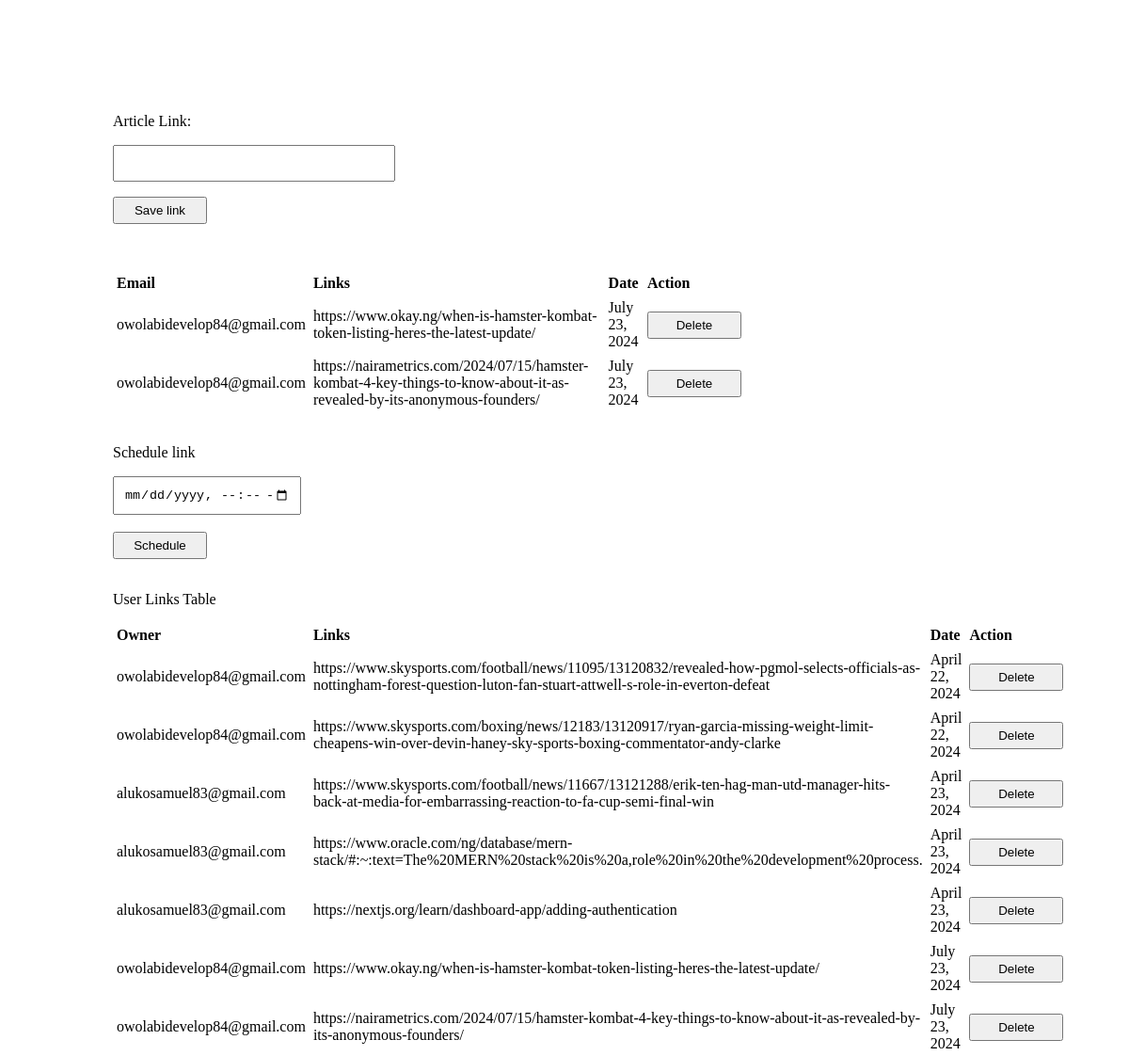
Page /app/ (signed in) on the committed database.
### porter/models.py (models this page shows, shortened)
class User(AbstractBaseUser,PermissionsMixin):
    first_name = models.CharField(max_length=255)
    last_name = models.CharField(max_length=255)
    email = models.EmailField(
        verbose_name="email address",
        max_length=255,
        unique=True,
    )
    is_active = models.BooleanField(default=True)
    is_admin = models.BooleanField(default=False)
    objects = UserManager()
    USERNAME_FIELD = "email"
    def __str__(self):
        return self.email

class Articles(models.Model):
    owner = models.ForeignKey(settings.AUTH_USER_MODEL,on_delete=models.CASCADE)
    Article_links = models.URLField(verbose_name="Article Links")
    date_added = models.DateField(auto_now_add=True)

class UserLinks(models.Model):
    owner = models.ForeignKey(settings.AUTH_USER_MODEL,on_delete=models.CASCADE)
    links = models.URLField()
    date_added = models.DateField(auto_now_add=True)

### porter/views.py (the view)
# urls.py: path("",index,name="index"),
@login_required
def index(request):
    content_articles = Articles.objects.all()
    if request.method =="POST":
        form = ArticlesForm(request.POST)
        if form.is_valid():
            link = form.save(commit=False)
            link.owner = request.user
            UserLinks.objects.create(owner=request.user,links=form.cleaned_data['Article_links'])
            link.save()
            return HttpResponseRedirect("/app/")
    else:
        form = ArticlesForm()
        content_articles = Articles.objects.all()
        userLinkTable =   UserLinks.objects.all()
    return render(request,"index.html",{"form":form,"articles":content_articles,"userLinkTable":userLinkTable})

### porter/forms.py
class ArticlesForm(forms.ModelForm):
    class Meta:
        model = Articles
        fields = ("Article_links",)

### porter/templates/index.html (shortened to what this page needs)
{% load static %}
<!DOCTYPE html>
<html lang="en">
<head>
    <link rel="stylesheet" href=" {% static 'porter/main.css' %}">
</head>
<body>
    <div class="articles_content">
        <div class="form_holder">
        <form action="{% url "index" %}" method="post">
            <label for="{{ form.Article_links.id_for_label }}">Article Link:</label>
            <p>{{form.Article_links}}</p>
            <input type="submit" value="Save link">
        </form>
    </div>
    <div class="articls_holder">
        <table>
            <tr>
                <th>Email</th>
                <th>Links</th>
                <th>Date</th>
                <th>Action</th>
            </tr>
            {% if articles %}
            {% for article in articles  %}
            <tr>
                <td>{{request.user.email}}</td>
                <td>{{article.Article_links}}</td>
                <td>{{article.date_added}}</td>
                <td><a href="{% url "delete" article.id %}"><button>Delete</button></a></td>
              </tr>
              {% endfor %}
              {% endif %}
        </table>
    </div>
    <br/>
    <p>Schedule link</p>
    <form action="{% url "process_schedule" %}" method="post">
        <input type="datetime-local" id="schedules" name="schedules">
        <br/>
        <br/>
        <button type="submit">Schedule</button>
    </form>
  <br/>
    <p>User Links Table</p>
    <table>
        <tr>
            <th>Owner</th>
            <th>Links</th>
            <th>Date</th>
            <th>Action</th>
        </tr>
        {% if userLinkTable %}
        {% for link in userLinkTable  %}
        <tr>
            <td>{{link.owner}}</td>
            <td>{{link.links}}</td>
            <td>{{link.date_added}}</td>
            <td><a href="{% url "delete" link.id %}"><button>Delete</button></a></td>
          </tr>
          {% endfor %}
          {% endif %}
    </table>
    </div>
</body>
</html>

### porter/static/porter/main.css (style rules this page uses)
* { box-sizing: border-box; }
body { margin: 0px; }
.articles_content { margin: auto; width: 80%; margin-top: 10%; }
.articles_content input[type="Email"], input[type="url"] { width: 300px; padding: 10px; }
.articles_content input[type='datetime-local'] { width: 200px; padding: 10px; }
.articles_content input[type="submit"],button { width: 100px; padding: 5px; }
.form_holder { margin-bottom: 50px; }
table { border-collapse: collapse; width: 70%; }
th, td { text-align: left; padding: 4px; }

### rows in the picture
Articles: Article_links "https://www.okay.ng/when-is-hamster-kombat-token-listing-heres-the-latest-update/", date_added "July 23, 2024"
User: user.email "owolabidevelop84@gmail.com"
Articles: Article_links "https://nairametrics.com/2024/07/15/hamster-kombat-4-key-things-to-know-about-it-as-revealed-by-its-anonymous-founders/", date_added "July 23, 2024"
UserLinks: owner "owolabidevelop84@gmail.com", links "https://www.skysports.com/football/news/11095/13120832/revealed-how-pgmol-selects-officials-as-nottingham-forest-question-luton-fan-stuart-attwell-s-role-in-everton-defeat", date_added "April 22, 2024"
UserLinks: owner "owolabidevelop84@gmail.com", links "https://www.skysports.com/boxing/news/12183/13120917/ryan-garcia-missing-weight-limit-cheapens-win-over-devin-haney-sky-sports-boxing-commentator-andy-clarke", date_added "April 22, 2024"
UserLinks: owner "alukosamuel83@gmail.com", links "https://www.skysports.com/football/news/11667/13121288/erik-ten-hag-man-utd-manager-hits-back-at-media-for-embarrassing-reaction-to-fa-cup-semi-final-win", date_added "April 23, 2024"
UserLinks: owner "alukosamuel83@gmail.com", links "https://www.oracle.com/ng/database/mern-stack/#:~:text=The%20MERN%20stack%20is%20a,role%20in%20the%20development%20process.", date_added "April 23, 2024"
UserLinks: owner "alukosamuel83@gmail.com", links "https://nextjs.org/learn/dashboard-app/adding-authentication", date_added "April 23, 2024"
UserLinks: owner "owolabidevelop84@gmail.com", links "https://www.okay.ng/when-is-hamster-kombat-token-listing-heres-the-latest-update/", date_added "July 23, 2024"
UserLinks: owner "owolabidevelop84@gmail.com", links "https://nairametrics.com/2024/07/15/hamster-kombat-4-key-things-to-know-about-it-as-revealed-by-its-anonymous-founders/", date_added "July 23, 2024"
